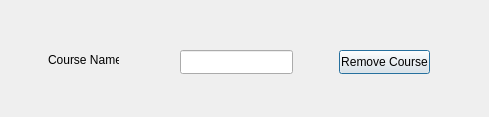
<?xml version="1.0" encoding="UTF-8"?>
<ui version="4.0">
 <class>RemoveCourse</class>
 <widget class="QDialog" name="RemoveCourse">
  <property name="geometry">
   <rect>
    <x>0</x>
    <y>0</y>
    <width>489</width>
    <height>117</height>
   </rect>
  </property>
  <property name="windowTitle">
   <string>Dialog</string>
  </property>
  <widget class="QPushButton" name="RemoveCourseButton">
   <property name="geometry">
    <rect>
     <x>339</x>
     <y>50</y>
     <width>91</width>
     <height>24</height>
    </rect>
   </property>
   <property name="text">
    <string>Remove Course</string>
   </property>
  </widget>
  <widget class="QLineEdit" name="CourseName">
   <property name="geometry">
    <rect>
     <x>180</x>
     <y>50</y>
     <width>113</width>
     <height>24</height>
    </rect>
   </property>
  </widget>
  <widget class="QLabel" name="label">
   <property name="geometry">
    <rect>
     <x>48</x>
     <y>50</y>
     <width>71</width>
     <height>20</height>
    </rect>
   </property>
   <property name="text">
    <string>Course Name</string>
   </property>
  </widget>
 </widget>
 <resources/>
 <connections/>
</ui>
